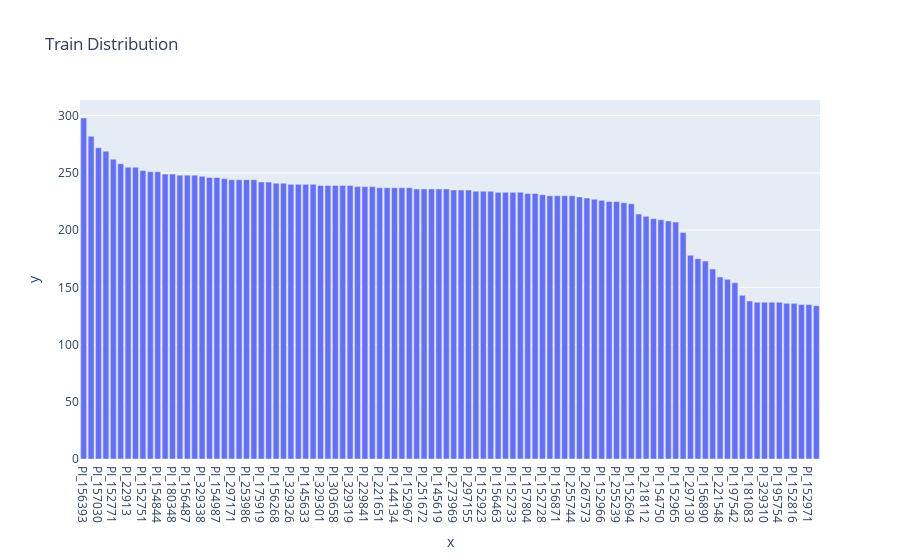

Write notebook code for a chart like this one.
### Code cell
train_df = pd.read_csv('/home/mithil/PycharmProjects/Cultivar_FGVC9/data/archive/train_cultivar_mapping.csv')
train_distribution = train_df['cultivar'].value_counts().to_dict()
dict = {'x': list(train_distribution.keys()), 'y': list(train_distribution.values())}
fig = px.bar(dict, x='x', y='y', title='Train Distribution')
fig.show()
fig.write_html("/home/mithil/PycharmProjects/Cultivar_FGVC9/plots/train_distribution.html")

### Figure 1 — Plotly figure (JSON) as saved in the notebook; plotly's stock layout.template omitted (floating-point values rounded to 4 significant figures)
{"data": [{"alignmentgroup": "True", "hovertemplate": "x=%{x}<br>y=%{y}<extra></extra>", "legendgroup": "", "marker": {"color": "#636efa", "pattern": {"shape": ""}}, "name": "", "offsetgroup": "", "orientation": "v", "showlegend": false, "textposition": "auto", "x": ["PI_156393", "PI_155760", "PI_157030", "PI_329299", "PI_152771", "PI_52606", "PI_22913", "PI_152727", "PI_152751", "PI_154988", "PI_154844", "PI_176766", "PI_180348", "PI_156326", "PI_156487", "PI_153877", "PI_329338", "PI_266927", "PI_154987", "PI_156330", "PI_297171", "PI_170787", "PI_253986", "PI_329286", "PI_175919", "PI_152828", "PI_156268", "PI_152862", "PI_329326", "PI_155516", "PI_145633", "PI_329300", "PI_329301", "PI_276837", "PI_303658", "PI_329351", "PI_329319", "PI_302252", "PI_229841", "PI_152651", "PI_221651", "PI_156217", "PI_144134", "PI_154944", "PI_152967", "PI_329333", "PI_251672", "PI_152860", "PI_145619", "PI_167093", "PI_273969", "PI_146890", "PI_297155", "PI_217691", "PI_152923", "PI_92270", "PI_156463", "PI_273465", "PI_152733", "PI_63715", "PI_157804", "PI_154846", "PI_152728", "PI_152730", "PI_156871", "PI_19770", "PI_255744", "PI_257599", "PI_267573", "PI_157035", "PI_152966", "PI_196049", "PI_255239", "PI_35038", "PI_152694", "PI_156178", "PI_218112", "PI_179749", "PI_154750", "PI_196586", "PI_152965", "PI_196598", "PI_297130", "PI_329256", "PI_156890", "PI_196583", "PI_221548", "PI_145626", "PI_197542", "PI_152591", "PI_181083", "PI_155885", "PI_329310", "PI_152961", "PI_195754", "PI_181080", "PI_152816", "PI_213900", "PI_152971", "PI_257600"], "xaxis": "x", "y": [298, 282, 272, 269, 262, 258, 255, 255, 252, 251, 251, 249, 249, 248, 248, 248, 247, 246, 246, 245, 244, 244, 244, 244, 242, 242, 241, 241, 240, 240, 240, 240, 239, 239, 239, 239, 239, 238, 238, 238, 237, 237, 237, 237, 237, 236, 236, 236, 236, 236, 235, 235, 235, 234, 234, 234, 233, 233, 233, 233, 232, 232, 231, 230, 230, 230, 230, 229, 228, 227, 226, 225, 225, 224, 223, 214, 212, 210, 209, 208, 207, 198, 178, 175, 173, 166, 159, 157, 154, 143, 138, 137, 137, 137, 137, 136, 136, 135, 135, 134], "yaxis": "y", "type": "bar"}], "layout": {"xaxis": {"anchor": "y", "domain": [0.0, 1.0], "title": {"text": "x"}}, "yaxis": {"anchor": "x", "domain": [0.0, 1.0], "title": {"text": "y"}}, "legend": {"tracegroupgap": 0}, "title": {"text": "Train Distribution"}, "barmode": "relative"}}
